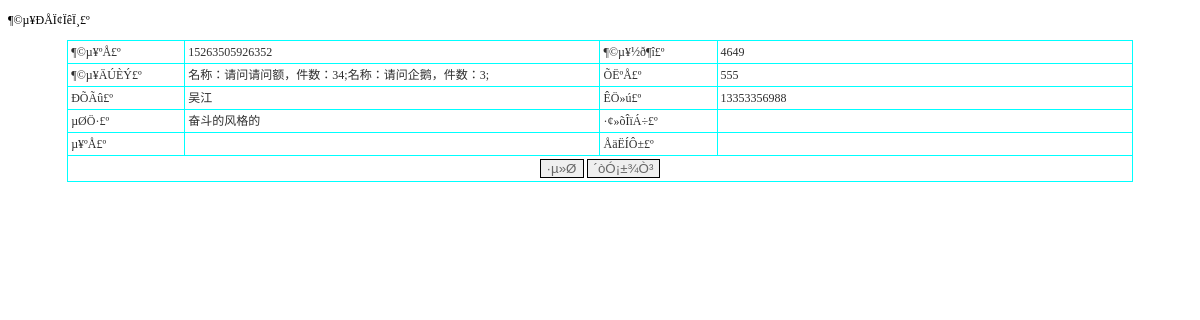
The app's page /dingdanxinxi_detail.php?id=5 with its own data.
### tables this page shows
CREATE TABLE `dingdanxinxi` (
  `id` int(11) NOT NULL AUTO_INCREMENT,
  `dingdanhao` varchar(50) DEFAULT NULL,
  `dingdanjine` varchar(50) DEFAULT NULL,
  `dingdanneirong` varchar(500) DEFAULT NULL,
  `zhanghao` varchar(50) DEFAULT NULL,
  `xingming` varchar(50) DEFAULT NULL,
  `shouji` varchar(50) DEFAULT NULL,
  `dizhi` varchar(50) DEFAULT NULL,
  `fahuowuliu` varchar(50) DEFAULT NULL,
  `danhao` varchar(50) DEFAULT NULL,
  `peisongyuan` varchar(50) DEFAULT NULL,
  `issh` varchar(10) DEFAULT '否',
  `iszf` varchar(10) DEFAULT '否',
  `addtime` timestamp NOT NULL DEFAULT CURRENT_TIMESTAMP,
  PRIMARY KEY (`id`)
);

### dingdanxinxi_detail.php (the view, shortened to what this page needs)
<?php
$id=$_GET["id"];
?>
<!DOCTYPE html PUBLIC "-//W3C//DTD XHTML 1.0 Transitional//EN" "http://www.w3.org/TR/xhtml1/DTD/xhtml1-transitional.dtd">
<html xmlns="http://www.w3.org/1999/xhtml">
<head>
<title>¶©µ¥ÐÅÏ¢ÏêÏ¸</title><link rel="stylesheet" href="css.css" type="text/css">
</head>
<body>
<p>¶©µ¥ÐÅÏ¢ÏêÏ¸£º</p>
					<?php
$sql="select * from dingdanxinxi where id=".$id;
$query=mysql_query($sql);
$rowscount=mysql_num_rows($query);
if($rowscount>0)
{
?>
<table width="90%" border="1" align="center" cellpadding="3" cellspacing="1" bordercolor="#00FFFF" style="border-collapse:collapse">
      <tr>
	  <td width='11%'>¶©µ¥ºÅ£º</td><td width='39%'><?php echo mysql_result($query,0,dingdanhao);?></td>
      <td width='11%'>¶©µ¥½ð¶î£º</td><td width='39%'><?php echo mysql_result($query,0,dingdanjine);?></td></tr><tr>
      <td width='11%'>¶©µ¥ÄÚÈÝ£º</td><td width='39%'><?php echo mysql_result($query,0,dingdanneirong);?></td>
      <td width='11%'>ÕËºÅ£º</td><td width='39%'><?php echo mysql_result($query,0,zhanghao);?></td></tr><tr>
      <td width='11%'>ÐÕÃû£º</td><td width='39%'><?php echo mysql_result($query,0,xingming);?></td>
      <td width='11%'>ÊÖ»ú£º</td><td width='39%'><?php echo mysql_result($query,0,shouji);?></td></tr><tr>
      <td width='11%'>µØÖ·£º</td><td width='39%'><?php echo mysql_result($query,0,dizhi);?></td>
      <td width='11%'>·¢»õÎïÁ÷£º</td><td width='39%'><?php echo mysql_result($query,0,fahuowuliu);?></td></tr><tr>
      <td width='11%'>µ¥ºÅ£º</td><td width='39%'><?php echo mysql_result($query,0,danhao);?></td>
      <td width='11%'>ÅäËÍÔ±£º</td><td width='39%'><?php echo mysql_result($query,0,peisongyuan);?></td>
      </tr><tr>
      <td colspan=4 align=center><input type=button name=Submit5 value=·µ»Ø onClick="javascript:history.back()" style='border:solid 1px #000000; color:#666666'  /> <input type="button" name="Submit2" onclick="javascript:window.print();" value='´òÓ¡±¾Ò³' style='border:solid 1px #000000; color:#666666' /></td></tr>
  </table>
<?php
	}
?>
<p>&nbsp;</p>
</body>
</html>

### css.css (style rules this page uses)
td { font-family:"宋体"; font-size: 12px; color: #2f2f2f; line-height: 16px; }

### records on screen
dingdanxinxi: dingdanhao "15263505926352", dingdanjine "4649", dingdanneirong "名称：请问请问额，件数：34;名称：请问企鹅，件数：3;", zhanghao "555", xingming "吴江", shouji "13353356988", dizhi "奋斗的风格的"
